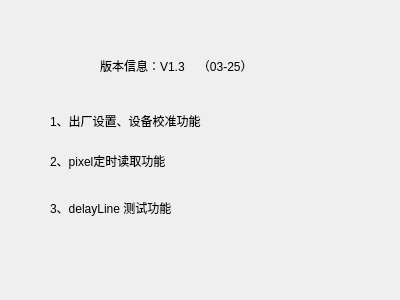
<?xml version="1.0" encoding="UTF-8"?>
<ui version="4.0">
 <class>aboutDialog</class>
 <widget class="QDialog" name="aboutDialog">
  <property name="geometry">
   <rect>
    <x>0</x>
    <y>0</y>
    <width>400</width>
    <height>300</height>
   </rect>
  </property>
  <property name="windowTitle">
   <string>版本信息</string>
  </property>
  <property name="windowIcon">
   <iconset resource="img.qrc">
    <normaloff>:/new/image/images/dbViewportSymbol.png</normaloff>:/new/image/images/dbViewportSymbol.png</iconset>
  </property>
  <widget class="QLabel" name="label">
   <property name="geometry">
    <rect>
     <x>100</x>
     <y>50</y>
     <width>211</width>
     <height>31</height>
    </rect>
   </property>
   <property name="styleSheet">
    <string notr="true">font: 14pt &quot;Agency FB&quot;;</string>
   </property>
   <property name="text">
    <string>版本信息：V1.3    （03-25）</string>
   </property>
  </widget>
  <widget class="QLabel" name="label_2">
   <property name="geometry">
    <rect>
     <x>50</x>
     <y>100</y>
     <width>261</width>
     <height>41</height>
    </rect>
   </property>
   <property name="text">
    <string>1、出厂设置、设备校准功能</string>
   </property>
  </widget>
  <widget class="QLabel" name="label_3">
   <property name="geometry">
    <rect>
     <x>50</x>
     <y>140</y>
     <width>261</width>
     <height>41</height>
    </rect>
   </property>
   <property name="text">
    <string>2、pixel定时读取功能</string>
   </property>
  </widget>
  <widget class="QLabel" name="label_4">
   <property name="geometry">
    <rect>
     <x>50</x>
     <y>200</y>
     <width>191</width>
     <height>16</height>
    </rect>
   </property>
   <property name="text">
    <string>3、delayLine 测试功能</string>
   </property>
  </widget>
 </widget>
 <resources>
  <include location="img.qrc"/>
 </resources>
 <connections/>
</ui>
